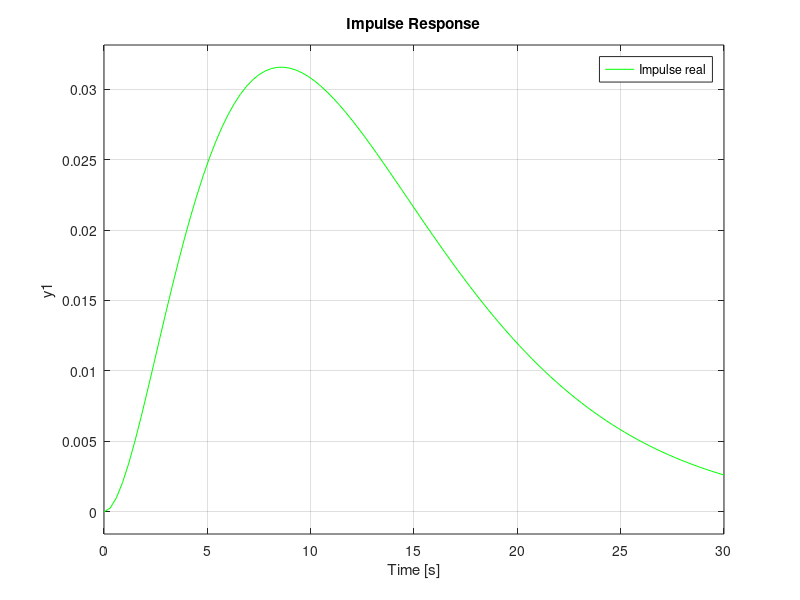
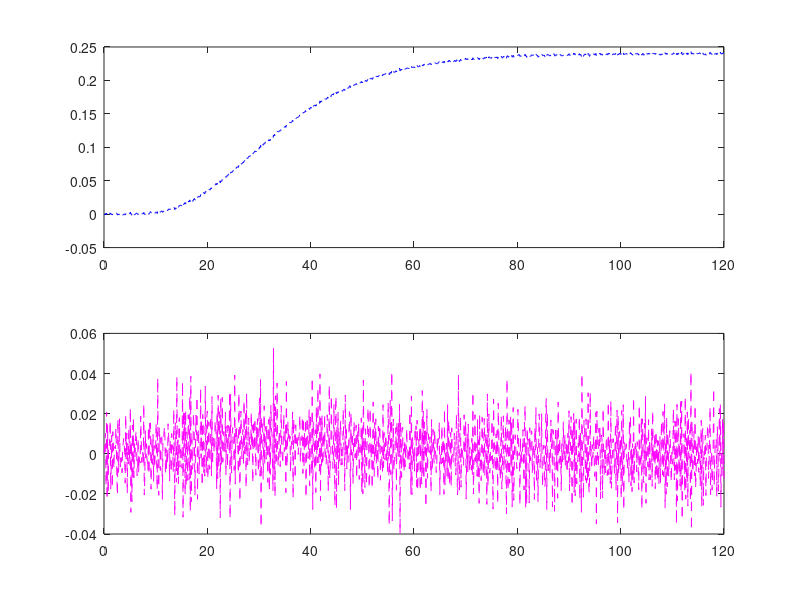

These figures' MATLAB source, in order: (Note: this script raises an error after producing the figures.)
%% ZADANIE 1.1

% dane
clear all;
clc;

% niezaklucone dane
load('ProcessStepResponse.mat');

% Budowanie parametrów ze wczytanych 
tn1 = S(:,1); %probki czasu w sekundach
h1 = S(:,2); %probki zarejestrowanej odpowedzi skokowej
N1 = length(h1);

% Wykreslanie odpowiedzi skokowej
figure(1)
subplot(2,1,1)
plot(tn1,h1, 'b--')
hold on;

% Odpowiedz impulsowa
for i = 2:N1
    g1(i) = (h1(i)-h1(i-1))/(tn1(i)-tn1(i-1));
end

% Wykreslanie odpowiedzi impulsowej
subplot(2,1,2)
plot(tn1,g1, 'm--')
hold on;

% tu wystepuje obliczanie stalej czasowej inercji
T90 = 22.7; % yo zmierzylem nie tak dokladnie ale jednak
T50 = 11.5; % tutaj jest tak jak linijke wyzej
z_tego_wynika_ze_3_rzad = T90/T50
p = 3; % na podstawie linijki kodu co znajduje sie wyzej o jedna od tej;
T = (T50/2.67 + T90/5.32)/2; % usredniam to bo tak zadecydowalem :)
y_nieskonczone = 0.5; % tak okolo ale nie chce mi sie dokladnie tam tego sprawdzac
Au = 1; % bo wymuszenie u = 1(tn)
K = y_nieskonczone/Au;

mian = [T^3, 3*T^2, 3*T, 1]; % bo rozwijam to (Ts + 1)^p
sys = tf(K,mian);
subplot(2,1,1)
step(sys, 'c');
legend("Step real", "Step approx")
subplot(2,1,2)
impulse(sys, 'g');
legend("Impulse real", "Impulse approx")
% zakłócone dane
% liczy sie tak samo jak te wyzej czyli tylko trzeba to przejebac i troche zmienic

load('NoisyProcessStepResponse.mat');

% Budowanie parametrów ze wczytanych 
tn2 = nS(:,1); %probki czasu w sekundach
h2 = nS(:,2); %probki zarejestrowanej odpowedzi skokowej
N2 = length(h2);

% Wykreslanie odpowiedzi skokowej
figure(2)
subplot(2,1,1)
plot(tn2,h2, 'b--')
hold on;
% Odpowiedz impulsowa
for i = 2:N2
    g2(i) = (h2(i)-h2(i-1))/(tn2(i)-tn2(i-1));
end

% Wykreslanie odpowiedzi impulsowej
subplot(2,1,2)
plot(tn2,g2, 'm--')
hold on;

% tu wystepuje obliczanie stalej czasowej inercji
T90 = 58; % yo zmierzylem nie tak dokladnie ale jednak
T50 = 33; % tutaj jest tak jak linijke wyzej
z_tego_wynika_ze_5_rzad = T90/T50
p = 5; % na podstawie linijki kodu co znajduje sie wyzej o jedna od tej;
T = (T50/4.67 + T90/7.99)/2; % usredniam to bo tak zadecydowalem :)
y_nieskonczone = 0.24; % tak okolo ale nie chce mi sie dokladnie tam tego sprawdzac
Au = 1; % bo wymuszenie u = 1(tn)
K = y_nieskonczone/Au;

syms T1
syms s1
mnos = (T1*s1 + 1)^5;
expand(mnos);

mian = [T^5, 5*T^4, 10*T^3, 10*T^2 5*T 1]; % bo rozwijam to (Ts + 1)^p



sys = tf(K,mian);
subplot(2,1,1)
step(sys, 'c');
legend("Step real", "Step approx")
subplot(2,1,2)
impulse(sys, 'g');
legend("Impulse real", "Impulse approx")

%% ZADANIE 1.2

clear all;
clc;

%% niezaszumione
% niezaklucone dane
load('ProcessStepResponse.mat');

% Budowanie parametrów ze wczytanych 
tn1 = S(:,1); %probki czasu w sekundach
h1 = S(:,2); %probki zarejestrowanej odpowedzi skokowej
N1 = length(h1);

% Wykreslanie odpowiedzi skokowej
figure(3)
subplot(2,1,1)
plot(tn1,h1, 'b--')
hold on;

% Odpowiedz impulsowa
for i = 2:N1
    g1(i) = (h1(i)-h1(i-1))/(tn1(i)-tn1(i-1));
end

% Wykreslanie odpowiedzi impulsowej
subplot(2,1,2)
plot(tn1,g1, 'm--')
hold on;

tg = 8.5;
ag = 0.03429;
tg = 8.5;
yg = 0.151645;
sg = yg;
b = sg - ag*tg;

t = 1:1:25;
styczna_s = ag*t+b;
figure(4)
plot(styczna_s)
hold on
plot(tn1,h1, 'b--')


%% zaszumione

clear all;
close all;
clc;

load('NoisyProcessStepResponse.mat');

% Budowanie parametrów ze wczytanych 
tn2 = nS(:,1); %probki czasu w sekundach
h2 = nS(:,2); %probki zarejestrowanej odpowedzi skokowej
N2 = length(h2);

% Wykreslanie odpowiedzi skokowej
figure(3)
subplot(2,1,1)
plot(tn2,h2, 'b--')
hold on;

% Odpowiedz impulsowa
for i = 2:N2
    g2(i) = (h2(i)-h2(i-1))/(tn2(i)-tn2(i-1));
end

% Wykreslanie odpowiedzi impulsowej
subplot(2,1,2)
plot(tn2,g2, 'm--')
hold on;

tg = 32;
ag = 0.006;
tg = 32;
yg = 0.115;
sg = yg;
b = sg - ag*tg;

t = 1:1:60;
styczna_s = ag*t+b;
figure(4)
plot(styczna_s)
hold on
plot(tn2,h2, 'b--')

%% wspolny wykresy
